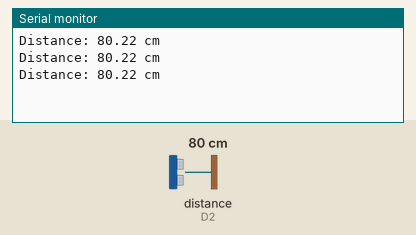
Simulated run of this sketch. Board: ESP8266 (NodeMCU). Shown: the last lines printed to the serial monitor. Wiring (inferred from the names in the program): ultrasonic range finder: trigger D1; echo D2. Inputs (shaded band) come from the test bench; at power-on: distance to the obstacle (sensor on D2) 80 cm. The echo pulse lasts 58.3 µs per cm.

Above: at 1.3 s.
1.4 s: distance to the obstacle (sensor on D2) set to 2 cm
At 1.9 s:
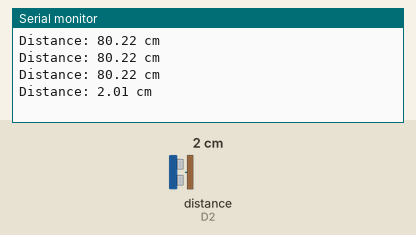
2.9 s: distance to the obstacle (sensor on D2) set to 4 cm
At 3.4 s:
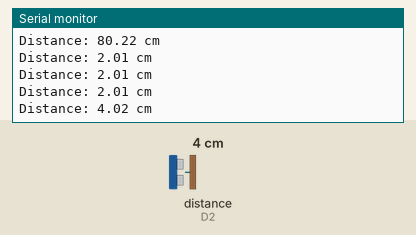
Timing chart, 0 to 5.9 s (numbered marks = the images above; inputs shaded):
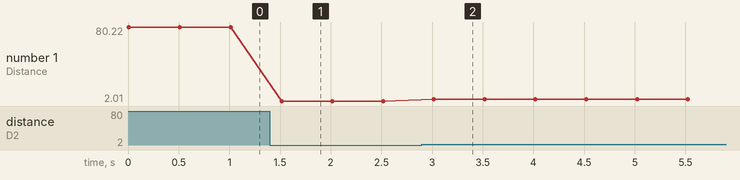

Measured:
- after the input at 1.4 s, the serial monitor: prints a new line after 0.12 s (image 1)
- after the input at 2.9 s, the serial monitor: prints a new line after 0.12 s (image 2)
- plotted number 1: 80.22 → 2.01 after the input at 1.4 s, 2.01 → 4.02 after the input at 2.9 s

The sketch:

ultrasonic_interfacing.ino
```cpp
const int trigPin = D1; // GPIO pin connected to the TRIG pin of the ultrasonic sensor
const int echoPin = D2; // GPIO pin connected to the ECHO pin of the ultrasonic sensor

void setup() {
  Serial.begin(115200);    // Initialize serial communication
  pinMode(trigPin, OUTPUT); // Set TRIG pin as OUTPUT
  pinMode(echoPin, INPUT);  // Set ECHO pin as INPUT
}

void loop() {
  // Send a pulse to the TRIG pin
  digitalWrite(trigPin, LOW);
  delayMicroseconds(2);
  digitalWrite(trigPin, HIGH);
  delayMicroseconds(10);
  digitalWrite(trigPin, LOW);

  // Measure the duration of the pulse on the ECHO pin
  long duration = pulseIn(echoPin, HIGH);

  // Calculate the distance in centimeters
  float distance = duration * 0.0344 / 2;

  // Print the distance to the Serial Monitor
  Serial.print("Distance: ");
  Serial.print(distance);
  Serial.println(" cm");

  delay(500); // Wait for 0.5 seconds before the next measurement
}
```
